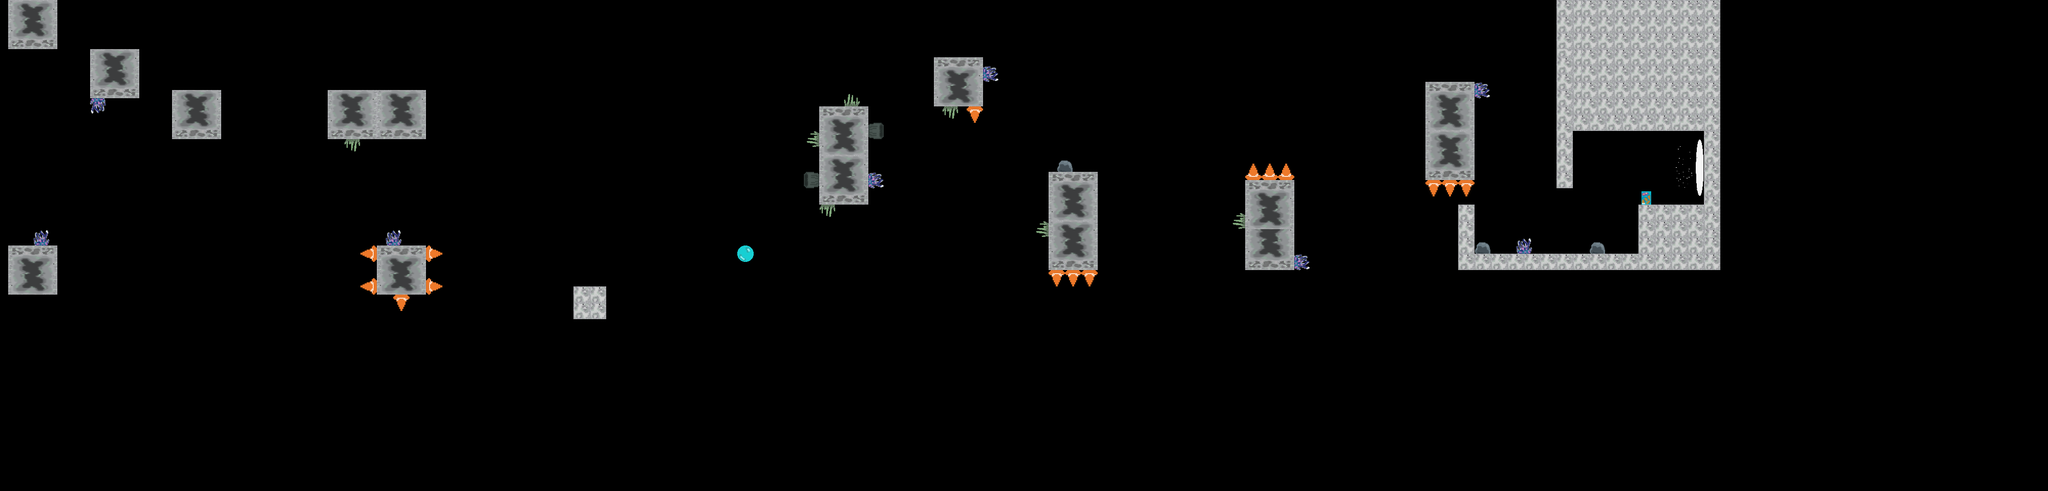

Below is a game level as drawn by its tile map, then a one-line description and the .tmx that defines it (tile-layer data replaced by summaries):
An orthogonal 250x60 tile map with 16x16 px tiles, 2 tile layers (Probs, Ground) and 31 objects.

<map version="1.10" tiledversion="1.11.0" orientation="orthogonal" renderorder="right-down" width="250" height="60" tilewidth="16" tileheight="16" infinite="0" nextlayerid="4" nextobjectid="39">
 <editorsettings>
  <export target="Level3.lua" format="lua" />
 </editorsettings>
 <tileset firstgid="1" name="Tile3" tilewidth="16" tileheight="16" tilecount="2378" columns="41">
  <image source="TileSetLvl2.png" width="665" height="941" />
 </tileset>
 <layer id="3" name="Probs" width="250" height="60">
  <data>[15000 cells, 76 non-empty, 16 distinct tile ids]</data>
 </layer>
 <layer id="1" name="Ground" width="250" height="60">
  <data>[15000 cells, 1181 non-empty, 87 distinct tile ids]</data>
 </layer>
 <objectgroup id="2" name="Hitboxes">
  <object id="1" x="16" y="0" width="96" height="96" />
  <object id="2" x="176" y="96" width="96" height="96" />
  <object id="3" x="336" y="176" width="96" height="96" />
  <object id="11" x="16" y="480" width="96" height="96" />
  <object id="12" x="640" y="176" width="192" height="96" />
  <object id="13" x="736" y="480" width="96" height="96" />
  <object id="14" x="832" y="480" width="32" height="32" />
  <object id="15" x="832" y="544" width="32" height="32" />
  <object id="16" x="768" y="576" width="32" height="32" />
  <object id="17" x="704" y="544" width="32" height="32" />
  <object id="18" x="704" y="480" width="32" height="32" />
  <object id="19" x="1120" y="560" width="64" height="64" />
  <object id="20" x="1440" y="480" width="32" height="32" />
  <object id="21" x="1600" y="208" width="96" height="192" />
  <object id="22" x="1824" y="112" width="96" height="96" />
  <object id="23" x="1696" y="240" width="32" height="32" />
  <object id="24" x="1568" y="336" width="32" height="32" />
  <object id="25" x="2048" y="336" width="96" height="192" />
  <object id="26" x="2048" y="528" width="96" height="32" />
  <object id="27" x="2432" y="352" width="96" height="176" />
  <object id="28" x="2432" y="320" width="96" height="32" />
  <object id="29" x="2784" y="160" width="96" height="192" />
  <object id="30" x="2784" y="352" width="96" height="32" />
  <object id="31" x="1888" y="208" width="32" height="32" />
  <object id="32" x="2848" y="400" width="32" height="128" />
  <object id="33" x="2880" y="496" width="320" height="32" />
  <object id="34" x="3200" y="400" width="128" height="128" />
  <object id="35" x="3040" y="0" width="32" height="368" />
  <object id="36" x="3072" y="0" width="288" height="256" />
  <object id="37" x="3328" y="256" width="32" height="272" />
  <object id="38" x="3264" y="256" width="64" height="144" />
 </objectgroup>
</map>
